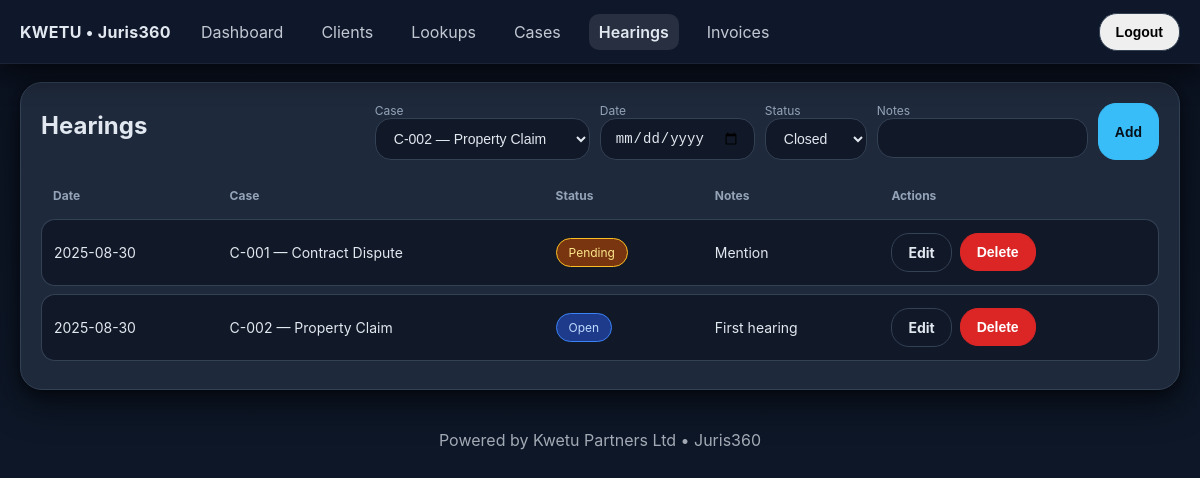
Screenshot of /hearings (signed in) with the database file from the repository.
### app.py (models this page shows)
class Hearing(db.Model):
    id = db.Column(db.Integer, primary_key=True)
    case_id = db.Column(db.Integer, db.ForeignKey('case.id'), nullable=False)
    date = db.Column(db.Date, nullable=False)
    status_id = db.Column(db.Integer, db.ForeignKey('case_status.id'), nullable=False)
    notes = db.Column(db.String(400))
    case = db.relationship('Case', back_populates='hearings')
    status = db.relationship('CaseStatus', back_populates='hearings')

class Case(db.Model):
    id = db.Column(db.Integer, primary_key=True)
    ref = db.Column(db.String(40), nullable=False)
    title = db.Column(db.String(200), nullable=False)
    client_id = db.Column(db.Integer, db.ForeignKey('client.id'), nullable=False)
    case_type_id = db.Column(db.Integer, db.ForeignKey('case_type.id'), nullable=False)
    status_id = db.Column(db.Integer, db.ForeignKey('case_status.id'), nullable=False)
    opened_on = db.Column(db.Date, default=date.today)
    next_hearing_date = db.Column(db.Date, nullable=True)
    client = db.relationship('Client', back_populates='cases')
    case_type = db.relationship('CaseType', back_populates='cases')
    status = db.relationship('CaseStatus', back_populates='cases')
    hearings = db.relationship('Hearing', back_populates='case', cascade='all, delete-orphan')
    invoices = db.relationship('Invoice', back_populates='case', cascade='all, delete-orphan')

class CaseStatus(db.Model):
    id = db.Column(db.Integer, primary_key=True)
    name = db.Column(db.String(40), unique=True, nullable=False)
    cases = db.relationship('Case', back_populates='status')
    hearings = db.relationship('Hearing', back_populates='status')
    invoices = db.relationship('Invoice', back_populates='status')

### app.py (the view)
@app.route('/hearings')
@login_required
def hearings():
    rows = Hearing.query.order_by(Hearing.date.desc()).all()
    return render_template('hearings.html', active='hearings', rows=rows,
        cases=Case.query.order_by(Case.id.desc()).all(),
        status=CaseStatus.query.order_by(CaseStatus.name).all(),
        edit=None)

### app.py (called while the page is built)
def login_required(view):
    @wraps(view)
    def _wrap(*a, **kw):
        if not app.config['REQUIRE_LOGIN'] or session.get('user'):
            return view(*a, **kw)
        return redirect(url_for('login', next=request.path))
    return _wrap

@app.context_processor
def inject_globals():
    return dict(config=app.config, session=session)

### templates/hearings.html (shortened to what this page needs)
{% extends "base.html" %}
{% block content %}
<div class="card">
  <div class="section-head">
    <h1>Hearings</h1>
    <form method="post" action="{{ url_for('hearings_create') }}" class="inline">
      <label>Case<br>
        <select name="case_id" class="select" required>
          {% for c in cases %}<option value="{{ c.id }}">{{ c.ref }} — {{ c.title }}</option>{% endfor %}
        </select>
      </label>
      <label>Date<br><input class="input" type="date" name="date" required></label>
      <label>Status<br>
        <select name="status_id" class="select" required>
          {% for s in status %}<option value="{{ s.id }}">{{ s.name }}</option>{% endfor %}
        </select>
      </label>
      <label>Notes<br><input class="input" name="notes"></label>
      <button class="btn primary">Add</button>
    </form>
  </div>
  <table>
    <thead><tr><th>Date</th><th>Case</th><th>Status</th><th>Notes</th><th>Actions</th></tr></thead>
    <tbody>
      {% for r in rows %}
      <tr>
        <td>{{ r.date.strftime('%Y-%m-%d') if r.date else '' }}</td>
        <td>{{ r.case.ref }} — {{ r.case.title }}</td>
        <td><span class="badge {{ r.status.name|lower }}">{{ r.status.name }}</span></td>
        <td>{{ r.notes }}</td>
        <td class="actions">
          <a class="btn ghost" href="{{ url_for('hearings_edit', id=r.id) }}">Edit</a>
          <form method="post" action="{{ url_for('hearings_delete', id=r.id) }}" onsubmit="return confirm('Delete hearing?')">
            <button class="btn danger">Delete</button>
          </form>
        </td>
      </tr>
      {% endfor %}
    </tbody>
  </table>
</div>
{% endblock %}

### static/kwetu.css (style rules this page uses)
:root { --topbar-start:#0f172a; --topbar-end:#1e293b; --accent:#38bdf8; --accent-strong:#22d3ee; --bg:#0b1220; --bg-soft:#0f1b2d; --surface:#111827; --card:#1e293b; --text:#e2e8f0; --muted:#94a3b8; --border:#334155; --danger:#dc2626; --success:#16a34a; --info:#1d4ed8; --shadow:0 14px 34px rgba(0,0,0,.5), 0 3px 10px rgba(0,0,0,.4); }
* { box-sizing:border-box }
html,body { height:100% }
body { margin:0; font-family:Inter, ui-sans-serif, system-ui, -apple-system, Segoe UI, Roboto, Arial, Noto Sans; background:linear-gradient(180deg, var(--bg), var(--bg-soft)); color:var(--text); }
.card { background:var(--card); border:1px solid var(--border); border-radius:22px; padding:20px; box-shadow:var(--shadow); margin-bottom:20px; }
h1 { font-size:24px;margin:0 0 12px }
.section-head { display:flex;align-items:center;justify-content:space-between;margin-bottom:12px }
label { font-size:12px;color:var(--muted) }
.input,.select,.textarea { width:100%;padding:11px 14px;border-radius:16px;border:1px solid var(--border); background:var(--surface);color:var(--text);font-size:14px;outline:none;transition:border-color .15s, box-shadow .15s; }
.btn { display:inline-block;padding:10px 16px;border-radius:18px;border:1px solid var(--border);text-decoration:none;font-size:14px;transition:transform .12s, box-shadow .12s; font-weight:700 }
.btn.primary { background:var(--accent);border-color:var(--accent);color:#06101a }
.btn.danger { background:var(--danger);border-color:var(--danger);color:#fff }
.btn.ghost { background:var(--surface);color:var(--text) }
.actions { display:flex;gap:8px }
table { width:100%;border-collapse:separate;border-spacing:0 8px }
thead th { color:var(--muted);font-weight:700;font-size:12px;padding:8px 12px;text-align:left }
tbody td { background:var(--surface);border-top:1px solid var(--border);border-bottom:1px solid var(--border); padding:13px 12px;font-size:14px;color:var(--text) }
tbody tr { transition:transform .08s ease, box-shadow .12s ease }
tbody tr td:first-child { border-left:1px solid var(--border);border-top-left-radius:14px;border-bottom-left-radius:14px }
tbody tr td:last-child { border-right:1px solid var(--border);border-top-right-radius:14px;border-bottom-right-radius:14px }
.badge { padding:6px 12px;border-radius:999px;font-size:12px;border:1px solid var(--border);display:inline-block }
.badge.pending { background:#78350f;color:#fde68a;border-color:#fbbf24 }
.badge.open { background:#1e3a8a;color:#bfdbfe;border-color:#3b82f6 }
form.inline { display:flex;gap:10px;flex-wrap:wrap }

### rows the page displays
Hearing: date "2025-08-30", case.ref "C-001", case "Contract Dispute", status.name "Pending", notes "Mention"
Hearing: date "2025-08-30", case.ref "C-002", case "Property Claim", status.name "Open", notes "First hearing"

### other values shown
form field case_id "C-002 — Property Claim"
form field status_id "Closed"
